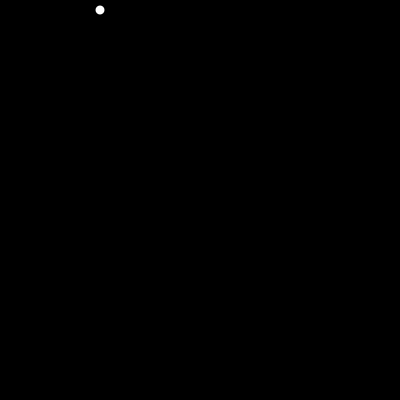
Frame 1 (no input)
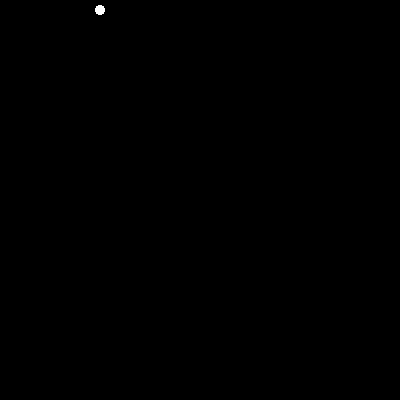
Frame 60 (the mouse pressed at the canvas centre just before this capture)
Frame 120 (the mouse held since frame 60 and released just before this capture): identical to frame 60, image omitted

The Processing sketch that drew these frames (run headless with seeded random() and noise(); from frame 60 on, the mouse is pressed at the canvas centre):

// Processing sketch: animation
// ── animation.pde
void setup() {
    size(400, 400);
    background(0);
    smooth();
    noStroke();
}

void draw() {
    fill(255);
    ellipse(100, 10, 9, 9);
}
